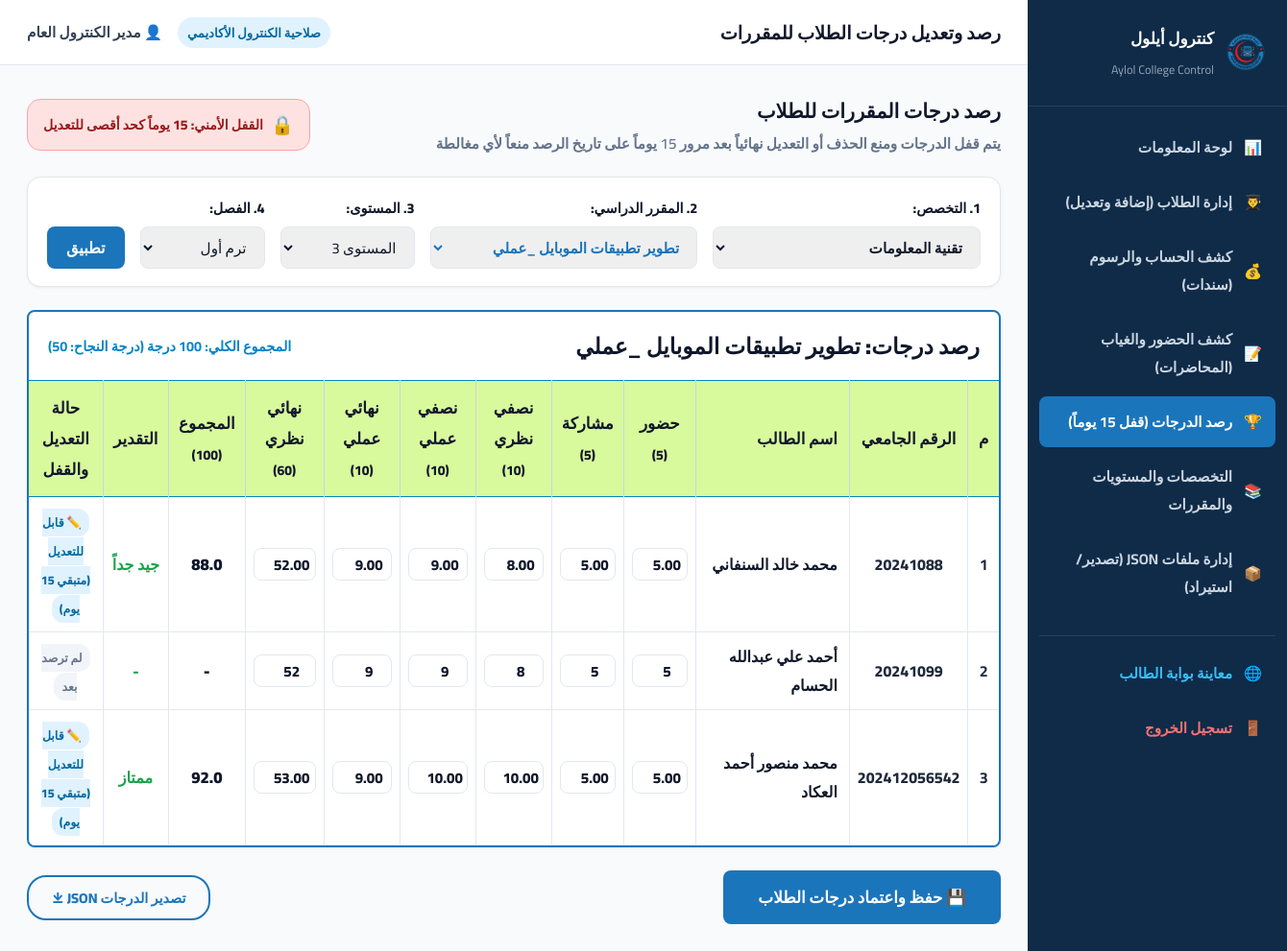
Screenshot of /admin/grades.php (signed in) with the database file from the repository.
### tables this page shows
CREATE TABLE `courses` (
    `id` INT UNSIGNED NOT NULL AUTO_INCREMENT,
    `course_code` VARCHAR(30) NOT NULL,
    `course_name` VARCHAR(150) NOT NULL,
    `credit_hours` TINYINT UNSIGNED NOT NULL DEFAULT 3,
    `course_type` VARCHAR(50) NOT NULL DEFAULT 'أساسي',
    `max_grade` DECIMAL(5,2) NOT NULL DEFAULT 100.00,
    `pass_grade` DECIMAL(5,2) NOT NULL DEFAULT 50.00,
    PRIMARY KEY (`id`),
    UNIQUE KEY `uq_course_code` (`course_code`)
);

CREATE TABLE `course_offerings` (
    `id` INT UNSIGNED NOT NULL AUTO_INCREMENT,
    `course_id` INT UNSIGNED NOT NULL,
    `program_id` INT UNSIGNED NOT NULL,
    `academic_level_id` INT UNSIGNED NOT NULL,
    `semester_id` INT UNSIGNED NOT NULL,
    `academic_year_id` INT UNSIGNED NOT NULL,
    PRIMARY KEY (`id`),
    UNIQUE KEY `uq_offering` (`course_id`, `program_id`, `academic_level_id`, `semester_id`, `academic_year_id`),
    CONSTRAINT `fk_offering_course` FOREIGN KEY (`course_id`) REFERENCES `courses` (`id`) ON DELETE CASCADE,
    CONSTRAINT `fk_offering_program` FOREIGN KEY (`program_id`) REFERENCES `programs` (`id`) ON DELETE CASCADE
);

CREATE TABLE `grade_records` (
    `id` INT UNSIGNED NOT NULL AUTO_INCREMENT,
    `student_id` INT UNSIGNED NOT NULL,
    `course_id` INT UNSIGNED NOT NULL,
    `academic_level_id` INT UNSIGNED NOT NULL,
    `semester_id` INT UNSIGNED NOT NULL,
    `academic_year_id` INT UNSIGNED NOT NULL,
     
    `attendance_grade` DECIMAL(5,2) NOT NULL DEFAULT 5.00,     
    `participation_grade` DECIMAL(5,2) NOT NULL DEFAULT 5.00,  
    `midterm_theory` DECIMAL(5,2) NOT NULL DEFAULT 0.00,       
    `midterm_practical` DECIMAL(5,2) NOT NULL DEFAULT 0.00,    
    `final_practical` DECIMAL(5,2) NOT NULL DEFAULT 0.00,      
     
    `final_theory` DECIMAL(5,2) NOT NULL DEFAULT 0.00,
     
    `student_grade` DECIMAL(5,2) NOT NULL DEFAULT 0.00,        
    `maximum_grade` DECIMAL(5,2) NOT NULL DEFAULT 100.00,
    `passing_grade` DECIMAL(5,2) NOT NULL DEFAULT 50.00,
    `grade_letter` VARCHAR(30) NOT NULL DEFAULT 'ممتاز',
    `is_repeat` TINYINT(1) NOT NULL DEFAULT 0,
    `notes` VARCHAR(255) NULL,
    `created_at` TIMESTAMP DEFAULT CURRENT_TIMESTAMP,
    `updated_at` TIMESTAMP DEFAULT CURRENT_TIMESTAMP ON UPDATE CURRENT_TIMESTAMP,
    PRIMARY KEY (`id`),
    UNIQUE KEY `uq_student_course_year` (`student_id`, `course_id`, `academic_level_id`, `semester_id`, `academic_year_id`),
    CONSTRAINT `fk_grade_student` FOREIGN KEY (`student_id`) REFERENCES `students` (`id`) ON DELETE CASCADE,
    CONSTRAINT `fk_grade_course` FOREIGN KEY (`course_id`) REFERENCES `courses` (`id`) ON DELETE CASCADE
);

CREATE TABLE `students` (
    `id` INT UNSIGNED NOT NULL AUTO_INCREMENT,
    `university_number` VARCHAR(50) NOT NULL,
    `full_name` VARCHAR(200) NOT NULL,
    `gender` ENUM('ذكر', 'أنثى') NOT NULL DEFAULT 'ذكر',
    `phone` VARCHAR(50) NULL,
    `email` VARCHAR(150) NULL,
    `birth_date` DATE NULL,
    `birth_place` VARCHAR(150) NULL,
    `village` VARCHAR(150) NULL,
    `identity_type_id` INT UNSIGNED NULL,
    `identity_number` VARCHAR(80) NOT NULL,
    `address` VARCHAR(255) NULL,
    `college_name` VARCHAR(150) NOT NULL DEFAULT 'كلية علوم الحاسوب',
    `program_id` INT UNSIGNED NOT NULL,
    `admission_year_id` INT UNSIGNED NULL,
    `current_academic_year_id` INT UNSIGNED NULL,
    `current_level_id` INT UNSIGNED NOT NULL DEFAULT 1,
    `academic_status_id` INT UNSIGNED NOT NULL DEFAULT 1,
    `photo` VARCHAR(255) NULL,
    `tuition_cleared` TINYINT(1) NOT NULL DEFAULT 1,  
    `created_at` TIMESTAMP DEFAULT CURRENT_TIMESTAMP,
    `updated_at` TIMESTAMP DEFAULT CURRENT_TIMESTAMP ON UPDATE CURRENT_TIMESTAMP,
    PRIMARY KEY (`id`),
    UNIQUE KEY `uq_student_univ_num` (`university_number`),
    KEY `idx_student_name` (`full_name`),
    CONSTRAINT `fk_students_program` FOREIGN KEY (`program_id`) REFERENCES `programs` (`id`) ON UPDATE CASCADE,
    CONSTRAINT `fk_students_level` FOREIGN KEY (`current_level_id`) REFERENCES `academic_levels` (`id`) ON UPDATE CASCADE,
    CONSTRAINT `fk_students_status` FOREIGN KEY (`academic_status_id`) REFERENCES `academic_statuses` (`id`) ON UPDATE CASCADE
);

### admin/grades.php (the view, shortened to what the rows shown need)
<?php
require_once __DIR__ . '/../config/auth.php';
require_once __DIR__ . '/../config/functions.php';
$db = getDBConnection();
$adminPageTitle = 'رصد وتعديل درجات الطلاب للمقررات';
$selectedProgram = isset($_GET['program_id']) ? (int)$_GET['program_id'] : 1;
$coursesStmt = $db->prepare("
    SELECT c.id as course_id, c.course_name, c.course_code, co.id as offering_id, co.academic_level_id, co.semester_id
    FROM courses c
    JOIN course_offerings co ON co.course_id = c.id
    WHERE co.program_id = ?
    ORDER BY c.id ASC
");
$coursesStmt->execute([$selectedProgram]);
$courses = $coursesStmt->fetchAll();
$selectedCourseId = isset($_GET['course_id']) ? (int)$_GET['course_id'] : ($courses[0]['course_id'] ?? 1);
$selectedLevel = isset($_GET['level_id']) ? (int)$_GET['level_id'] : 3;
$selectedSemester = isset($_GET['semester_id']) ? (int)$_GET['semester_id'] : 1;
$studentsStmt = $db->prepare("
    SELECT s.id as student_id, s.university_number, s.full_name,
           gr.id as grade_id, gr.attendance_grade, gr.participation_grade,
           gr.midterm_theory, gr.midterm_practical, gr.final_practical, gr.final_theory,
           gr.student_grade, gr.grade_letter, gr.is_repeat, gr.notes, gr.created_at
    FROM students s
    LEFT JOIN grade_records gr ON gr.student_id = s.id
         AND gr.course_id = ? AND gr.academic_level_id = ? AND gr.semester_id = ?
    WHERE s.program_id = ?
    ORDER BY s.university_number ASC
");
$studentsStmt->execute([$selectedCourseId, $selectedLevel, $selectedSemester, $selectedProgram]);
$studentsGrades = $studentsStmt->fetchAll();
$courseNameStmt = $db->prepare("SELECT course_name FROM courses WHERE id = ?");
$courseNameStmt->execute([$selectedCourseId]);
$currentCourseName = $courseNameStmt->fetchColumn() ?: 'المقرر';
include_once __DIR__ . '/includes/admin_header.php';
?>
<div style="background: #ffffff; padding: 18px 20px; border-radius: var(--radius-md); border: 1px solid var(--border-light); margin-bottom: 24px; box-shadow: var(--shadow-sm);">
  <form method="GET" action="grades.php" style="display: flex; gap: 16px; flex-wrap: wrap; align-items: flex-end;">
    <div style="flex: 1; min-width: 240px;">
      <label style="display: block; font-weight: 800; font-size: 0.9rem; margin-bottom: 6px;">2. المقرر الدراسي:</label>
      <select name="course_id" class="form-control" onchange="this.form.submit()" style="font-weight: 800; color: var(--primary-blue);">
        <?php foreach ($courses as $c): ?>
          <option value="<?= $c['course_id'] ?>" <?= $selectedCourseId == $c['course_id'] ? 'selected' : '' ?>>
            <?= htmlspecialchars($c['course_name']) ?>
          </option>
        <?php endforeach; ?>
      </select>
    </div>
  </form>
</div>
<form method="POST" action="grades.php?program_id=<?= $selectedProgram ?>&course_id=<?= $selectedCourseId ?>&level_id=<?= $selectedLevel ?>&semester_id=<?= $selectedSemester ?>">
  <div class="statement-blue-frame" style="margin-bottom: 24px;">
    <div class="statement-box-header" style="display: flex; justify-content: space-between; align-items: center; padding: 14px 20px;">
      <span>رصد درجات: <?= htmlspecialchars($currentCourseName) ?></span>
      <span style="font-size: 0.9rem; font-weight: 700; color: #0284c7;">
        المجموع الكلي: 100 درجة (درجة النجاح: 50)
      </span>
    </div>
    <div class="table-responsive-box">
      <table class="statement-data-table" style="font-size: 0.88rem;">
        <thead>
          <tr>
            <th style="width: 45px;">م</th>
            <th>الرقم الجامعي</th>
            <th style="text-align: right; min-width: 160px; padding-right: 12px;">اسم الطالب</th>
            <th style="width: 65px;">حضور<br><small>(5)</small></th>
            <th style="width: 65px;">مشاركة<br><small>(5)</small></th>
            <th style="width: 75px;">نصفي نظري<br><small>(10)</small></th>
            <th style="width: 75px;">نصفي عملي<br><small>(10)</small></th>
            <th style="width: 75px;">نهائي عملي<br><small>(10)</small></th>
            <th style="width: 75px;">نهائي نظري<br><small>(60)</small></th>
            <th style="width: 70px;">المجموع<br><small>(100)</small></th>
            <th style="width: 80px;">التقدير</th>
            <th style="width: 160px;">حالة التعديل والقفل</th>
          </tr>
        </thead>
        <tbody>
          <?php
          $rowIdx = 1;
          foreach ($studentsGrades as $sg):
              $isLocked = !empty($sg['created_at']) && is_grade_locked($sg['created_at']);
              $stuId = $sg['student_id'];
              $daysRemaining = 15;
              if (!empty($sg['created_at'])) {
                  $cDate = new DateTime($sg['created_at']);
                  $nDate = new DateTime();
                  $diff = $cDate->diff($nDate);
                  $daysRemaining = max(0, 15 - $diff->days);
              }
          ?>
            <tr style="<?= $isLocked ? 'background-color: #f8fafc;' : '' ?>">
              <td><?= $rowIdx++ ?></td>
              <td style="font-weight: 800;"><?= htmlspecialchars($sg['university_number']) ?></td>
              <td style="text-align: right; padding-right: 12px; font-weight: 800; color: #0f172a;">
                <?= htmlspecialchars($sg['full_name']) ?>
              </td>
              <td>
                <input
                  type="number" step="0.5" min="0" max="5"
                  name="grades[<?= $stuId ?>][attendance]"
                  value="<?= htmlspecialchars($sg['attendance_grade'] ?? '5') ?>"
                  class="form-control"
                  style="width: 58px; height: 34px; padding: 2px; text-align: center; font-weight: 800;"
                  <?= $isLocked ? 'readonly' : '' ?>
                >
              </td>
              <td>
                <input
                  type="number" step="0.5" min="0" max="5"
                  name="grades[<?= $stuId ?>][participation]"
                  value="<?= htmlspecialchars($sg['participation_grade'] ?? '5') ?>"
                  class="form-control"
                  style="width: 58px; height: 34px; padding: 2px; text-align: center; font-weight: 800;"
                  <?= $isLocked ? 'readonly' : '' ?>
                >
              </td>
              <td>
                <input
                  type="number" step="0.5" min="0" max="10"
                  name="grades[<?= $stuId ?>][midterm_theory]"
                  value="<?= htmlspecialchars($sg['midterm_theory'] ?? '8') ?>"
                  class="form-control"
                  style="width: 62px; height: 34px; padding: 2px; text-align: center; font-weight: 800;"
                  <?= $isLocked ? 'readonly' : '' ?>
                >
              </td>
              <td>
                <input
                  type="number" step="0.5" min="0" max="10"
                  name="grades[<?= $stuId ?>][midterm_practical]"
                  value="<?= htmlspecialchars($sg['midterm_practical'] ?? '9') ?>"
                  class="form-control"
                  style="width: 62px; height: 34px; padding: 2px; text-align: center; font-weight: 800;"
                  <?= $isLocked ? 'readonly' : '' ?>
                >
              </td>
              <td>
                <input
                  type="number" step="0.5" min="0" max="10"
                  name="grades[<?= $stuId ?>][final_practical]"
                  value="<?= htmlspecialchars($sg['final_practical'] ?? '9') ?>"
                  class="form-control"
                  style="width: 62px; height: 34px; padding: 2px; text-align: center; font-weight: 800;"
                  <?= $isLocked ? 'readonly' : '' ?>
                >
              </td>
              <td>
                <input
                  type="number" step="0.5" min="0" max="60"
                  name="grades[<?= $stuId ?>][final_theory]"
                  value="<?= htmlspecialchars($sg['final_theory'] ?? '52') ?>"
                  class="form-control"
                  style="width: 65px; height: 34px; padding: 2px; text-align: center; font-weight: 800;"
                  <?= $isLocked ? 'readonly' : '' ?>
                >
              </td>
              <td style="font-weight: 900; font-size: 1.05rem; color: #0f172a;">
                <?= $sg['student_grade'] !== null ? number_format($sg['student_grade'], 1) : '-' ?>
              </td>
              <td style="font-weight: 800; color: #16a34a;">
                <?= htmlspecialchars($sg['grade_letter'] ?? '-') ?>
              </td>
              <td>
                <?php if ($isLocked): ?>
                  <span class="lock-shield-badge" title="تم قفل الدرجة نهائياً لمرور أكثر من 15 يوماً">
                    🔒 مقفل نهائياً (15+ يوم)
                  </span>
                <?php elseif (!empty($sg['created_at'])): ?>
                  <span style="background: #e0f2fe; color: #0369a1; padding: 3px 8px; border-radius: 12px; font-weight: 800; font-size: 0.78rem;">
                    ✏️ قابل للتعديل (متبقي <?= $daysRemaining ?> يوم)
                  </span>
                <?php else: ?>
                  <span style="background: #f1f5f9; color: #64748b; padding: 3px 8px; border-radius: 12px; font-weight: 800; font-size: 0.78rem;">
                    لم ترصد بعد
                  </span>
                <?php endif; ?>
              </td>
            </tr>
          <?php endforeach; ?>
        </tbody>
      </table>
    </div>
  </div>
</form>
<?php include_once __DIR__ . '/includes/admin_footer.php'; ?>

### admin/includes/admin_header.php (shortened to what the rows shown need)
<?php
require_once __DIR__ . '/../../config/auth.php';
require_once __DIR__ . '/../../config/functions.php';
$admin = getCurrentAdmin();
?>
<!DOCTYPE html>
<html lang="ar" dir="rtl">
<head>
  <link rel="stylesheet" href="../assets/css/style.css">
</head>
<body style="background-color: #f1f5f9;">
<div class="admin-layout">
  <div class="admin-content-wrap">
    <header class="admin-top-navbar">
      <div style="display: flex; align-items: center; gap: 12px;">
        <h2 style="font-size: 1.2rem; font-weight: 900; color: #0f172a;"><?= htmlspecialchars($adminPageTitle) ?></h2>
      </div>
      <div style="display: flex; align-items: center; gap: 16px;">
        <span class="admin-badge-control">صلاحية الكنترول الأكاديمي</span>
        <div style="font-weight: 800; font-size: 0.95rem; color: #334155;">
          👤 <?= htmlspecialchars($admin['full_name'] ?? 'مدير الكنترول') ?>
        </div>
      </div>
    </header>
    <main class="admin-main-body">

### rows the page displays
courses: course_id "تطوير تطبيقات الموبايل _عملي", course_name "تطوير تطبيقات الموبايل _عملي"
grade_records: student.university_number "20241088", student.full_name "محمد خالد السنفاني", attendance_grade "5.00", participation_grade "5.00", midterm_theory "8.00", midterm_practical "9.00", final_practical "9.00", final_theory "52.00", student_grade "88.0", grade_letter "جيد جداً", created_at "15"
students: university_number "20241099", full_name "أحمد علي عبدالله الحسام", attendance_grade "5", participation_grade "5", midterm_theory "8", midterm_practical "9", final_practical "9", final_theory "52", grade_letter "-", shows "لم ترصد بعد"
grade_records: student.university_number "202412056542", student.full_name "محمد منصور أحمد العكاد", attendance_grade "5.00", participation_grade "5.00", midterm_theory "10.00", midterm_practical "10.00", final_practical "9.00", final_theory "53.00", student_grade "92.0", grade_letter "ممتاز", created_at "15"

### other values shown
$adminPageTitle "رصد وتعديل درجات الطلاب للمقررات"
$admin['full_name'] "مدير الكنترول العام"
form field program_id "تقنية المعلومات"
